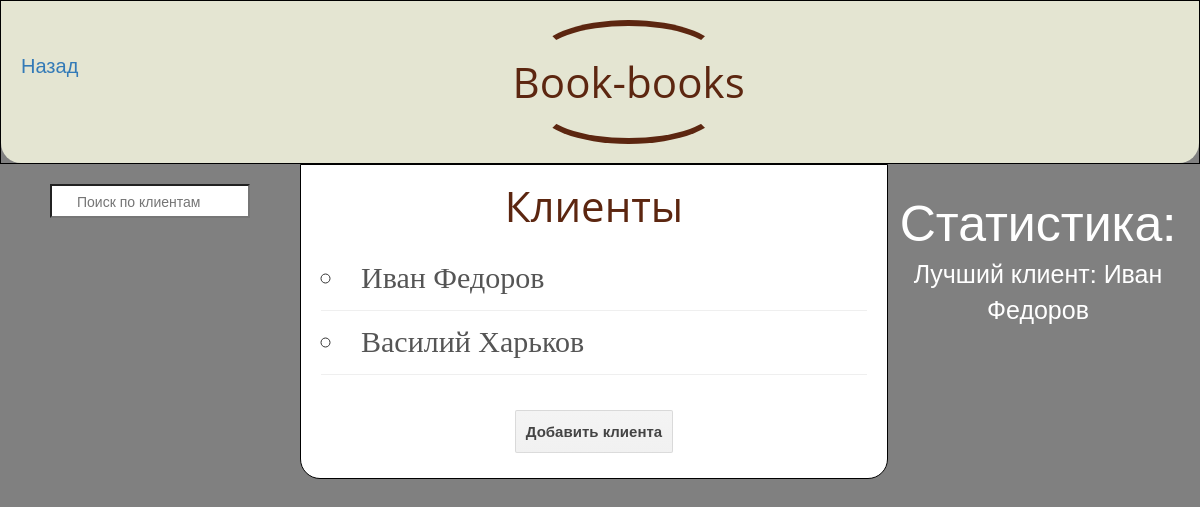
/clients/, run on the app's committed database.
### book_book/models.py (models this page shows)
class Client(models.Model):
    first_name = models.CharField(u'Имя', max_length=255)
    last_name = models.CharField(u'Фамилия', max_length=255)
    phone = models.CharField('Телефон', unique=True, max_length=12)
    email = models.CharField('Электронная почта', default='-', max_length=50, validators=[validate_email])
    products = models.ManyToManyField('Product', blank=True)
    def __str__(self):
        return '{} {}'.format(self.first_name, self.last_name)

### book_book/views.py (the view)
# urls.py: path('clients/', views.show_clients),
def show_clients(request):
    name = request.GET.get('text', '')
    context = {'client_add_url': 'add_client'}
    clients = Client.objects.filter(last_name__contains=name)
    context['clients'] = clients
    s = Sale.objects
    unique_clients = s.values('client').distinct()
    list_of_id = []
    for obj in unique_clients:
        client_id = obj['client']
        list_of_id.append(client_id)
    total_sum = {}
    for cl_id in list_of_id:
        total = s.filter(client__id=cl_id).aggregate(total=Sum('sum'))['total']
        total_sum[total] = cl_id
    best_client_id = total_sum[max(total_sum)]
    best_client = Client.objects.filter(id=best_client_id)
    context['best_client'] = best_client[0]
    set_path(request.path, context)
    return render(request, 'clients.html', context)

### book_book/views.py (called while the page is built)
def set_path(path, context):
    if path == '/':
        context['back'] = ''
        return
    idx = path[:-1].rindex('/')
    context['back'] = path[:idx + 1]

### book_book/templates/clients.html (shortened to what this page needs)
{% extends 'base.html' %}
{% block content %}
<h1 align="center"> Клиенты </h1>
<ul class="category-list">
    {% for client in clients %}
        <li><a href="/clients/{{ client.pk }}"> {{ client }} </a></li>
    {% endfor %}
</ul>
<div align="center" class="block">
    <a href="{{ client_add_url }}" class="button15">
        Добавить клиента
    </a>
</div>
{% endblock %}
{% block left %}
            <form action="" target="_blank">
              <input type="search" name="text" required placeholder="Поиск по клиентам" style="padding: 5px 2px 5px 25px;
              background: url('http://3.bp.blogspot.com/-4w14hQHr5yQ/Tgm6u7KwUkI/AAAAAAAACAI/Hu2poBOPx3g/s25/search.png') no-repeat scroll 0 50% white;
              ">
            </form>
{% endblock %}
{% block right %}
<h  style="font-size: 50px; color:white; padding: 0px, 100px">
    Статистика:
</h>
<p style="font-size: 25px; color:white" >
    Лучший клиент: {{ best_client }}
</p>
{% endblock %}
{% block back %}
<a style="float: left; font-size: 20px" href="{{ back }}"> Назад</a>
{% endblock %}

### book_book/static/css/list.css (style rules this page uses)
.category-list * { transition: .4s linear; }
.category-list { background: white; list-style-type: circle; list-style-position: inside; padding: 10px 10px; margin: 10; }
.category-list li { font-family: "Trebuchet MS", "Lucida Sans"; font-size: 30px; border-bottom: 1px solid #efefef; padding: 10px 0; }
.category-list a { text-decoration: none; color: #555; font-size: 30px; }
a.button15 { display: inline-block; font-family: arial,sans-serif; font-size: 15px; font-weight: bold; color: rgb(68,68,68); text-decoration: none; user-select: none; padding: 10 10; outline: none; border: 1px solid rgba(0,0,0,.1); border-radius: 2px; background: rgb(245,245,245) linear-gradient(#f4f4f4, #f1f1f1); transition: all .218s ease 0s; }
.block { margin: 25 25; }
body { margin: 0; background-color: grey; }
h1 { font-family: 'Open Sans', sans-serif; position: relative; color: #5C2610; font-size: 3em; font-weight: normal; line-height: 1; align: center; }

### data on the page
Client: first_name+last_name "Иван Федоров"
Client: first_name+last_name "Василий Харьков"
